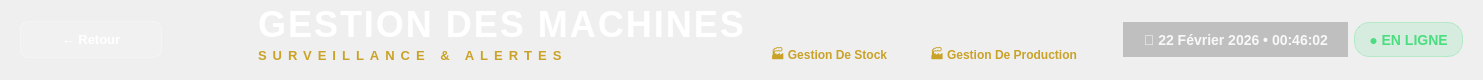
          <widget class="QWidget" name="headerWidget" native="true">
            <property name="minimumSize">
              <size>
                <width>0</width>
                <height>80</height>
              </size>
            </property>
            <property name="maximumSize">
              <size>
                <width>16777215</width>
                <height>80</height>
              </size>
            </property>
            <property name="styleSheet">
              <string notr="true">QWidget#headerWidget {
    background: qlineargradient(x1:0, y1:0, x2:1, y2:0,
        stop:0 #1B4332, stop:0.5 #234E3E, stop:1 #1B4332);
    border-bottom: 4px solid #C9A227;
}</string>
            </property>
            <layout class="QHBoxLayout" name="headerLayout">
              <property name="leftMargin">
                <number>20</number>
              </property>
              <property name="topMargin">
                <number>10</number>
              </property>
              <property name="rightMargin">
                <number>20</number>
              </property>
              <property name="bottomMargin">
                <number>10</number>
              </property>
              <item>
                <widget class="QPushButton" name="btnBackToMenu_machine">
                  <property name="styleSheet">
                    <string notr="true">QPushButton {
    background-color: rgba(255, 255, 255, 0.15);
    color: white;
    font-size: 13px;
    font-weight: 600;
    padding: 10px 20px;
    border-radius: 8px;
    border: 1px solid rgba(255, 255, 255, 0.3);
    min-width: 100px;
}
QPushButton:hover {
    background-color: rgba(255, 255, 255, 0.25);
    border: 1px solid rgba(255, 255, 255, 0.5);
}
QPushButton:pressed {
    background-color: rgba(255, 255, 255, 0.1);
}</string>
                  </property>
                  <property name="text">
                    <string>← Retour</string>
                  </property>
                </widget>
              </item>
              <item>
                <widget class="QLabel" name="lblLogo_machine">
                  <property name="minimumSize">
                    <size>
                      <width>84</width>
                      <height>50</height>
                    </size>
                  </property>
                  <property name="maximumSize">
                    <size>
                      <width>84</width>
                      <height>50</height>
                    </size>
                  </property>
                  <property name="text">
                    <string />
                  </property>
                  <property name="pixmap">
                    <pixmap resource="resources.qrc">:/assets/logo.png</pixmap>
                  </property>
                  <property name="scaledContents">
                    <bool>false</bool>
                  </property>
                  <property name="alignment">
                    <set>Qt::AlignCenter</set>
                  </property>
                </widget>
              </item>
              <item>
                <layout class="QVBoxLayout" name="titleLayout">
                  <property name="spacing">
                    <number>2</number>
                  </property>
                  <item>
                    <widget class="QLabel" name="lblAppTitle_machine">
                      <property name="styleSheet">
                        <string notr="true">color: white; font-size: 36px; font-weight: 800; font-family: 'Segoe UI', 'Arial Black', sans-serif; letter-spacing: 2px;</string>
                      </property>
                      <property name="text">
                        <string>GESTION DES MACHINES</string>
                      </property>
                    </widget>
                  </item>
                  <item>
                    <layout class="QHBoxLayout" name="subtitleLayout">
                      <item>
                        <widget class="QLabel" name="lblAppSubtitle">
                          <property name="styleSheet">
                            <string notr="true">color: #C9A227; font-size: 13px; font-weight: 600; font-family: 'Segoe UI', Arial, sans-serif; letter-spacing: 6px;</string>
                          </property>
                          <property name="text">
                            <string>SURVEILLANCE &amp; ALERTES</string>
                          </property>
                        </widget>
                      </item>
                      <item>
                        <spacer name="subtitleSpacer">
                          <property name="orientation">
                            <enum>Qt::Orientation::Horizontal</enum>
                          </property>
                          <property name="sizeHint" stdset="0">
                            <size>
                              <width>200</width>
                              <height>20</height>
                            </size>
                          </property>
                        </spacer>
                      </item>
                      <item>
                        <widget class="QPushButton" name="btnGestionStock_machine">
                          <property name="minimumSize">
                            <size>
                              <width>118</width>
                              <height>30</height>
                            </size>
                          </property>
                          <property name="maximumSize">
                            <size>
                              <width>200</width>
                              <height>30</height>
                            </size>
                          </property>
                          <property name="styleSheet">
                            <string notr="true">QPushButton { background-color: transparent; color: #C9A227; font-weight: 600; border: none; font-size: 12px; font-family: 'Segoe UI', Arial, sans-serif; } QPushButton:hover { text-decoration: underline; }</string>
                          </property>
                          <property name="text">
                            <string>🏭 Gestion De Stock</string>
                          </property>
                        </widget>
                      </item>
                      <item>
                        <spacer name="buttonsSpacer">
                          <property name="orientation">
                            <enum>Qt::Orientation::Horizontal</enum>
                          </property>
                          <property name="sizeHint" stdset="0">
                            <size>
                              <width>40</width>
                              <height>20</height>
                            </size>
                          </property>
                        </spacer>
                      </item>
                      <item>
                        <widget class="QPushButton" name="btnGestionProduction_machine">
                          <property name="minimumSize">
                            <size>
                              <width>118</width>
                              <height>30</height>
                            </size>
                          </property>
                          <property name="maximumSize">
                            <size>
                              <width>220</width>
                              <height>30</height>
                            </size>
                          </property>
                          <property name="styleSheet">
                            <string notr="true">QPushButton { background-color: transparent; color: #C9A227; font-weight: 600; border: none; font-size: 12px; font-family: 'Segoe UI', Arial, sans-serif; } QPushButton:hover { text-decoration: underline; }</string>
                          </property>
                          <property name="text">
                            <string>🏭 Gestion De Production</string>
                          </property>
                        </widget>
                      </item>
                    </layout>
                  </item>
                </layout>
              </item>
              <item>
                <spacer name="headerSpacer">
                  <property name="orientation">
                    <enum>Qt::Orientation::Horizontal</enum>
                  </property>
                  <property name="sizeHint" stdset="0">
                    <size>
                      <width>40</width>
                      <height>20</height>
                    </size>
                  </property>
                </spacer>
              </item>
              <item>
                <widget class="QLabel" name="lblDateTime_machine">
                  <property name="maximumSize">
                    <size>
                      <width>350</width>
                      <height>35</height>
                    </size>
                  </property>
                  <property name="styleSheet">
                    <string notr="true">color: rgba(255, 255, 255, 0.9); font-size: 14px; font-weight: 500; font-family: 'Segoe UI', Arial, sans-serif; padding: 8px 16px; background-color: rgba(0, 0, 0, 0.2); border-radius: 20px;</string>
                  </property>
                  <property name="text">
                    <string>📅 22 Février 2026 • 00:46:02</string>
                  </property>
                  <property name="alignment">
                    <set>Qt::AlignmentFlag::AlignRight|Qt::AlignmentFlag::AlignTrailing|Qt::AlignmentFlag::AlignVCenter</set>
                  </property>
                </widget>
              </item>
              <item>
                <widget class="QLabel" name="lblOnlineStatus_machine">
                  <property name="maximumSize">
                    <size>
                      <width>130</width>
                      <height>35</height>
                    </size>
                  </property>
                  <property name="styleSheet">
                    <string notr="true">color: #4ADE80; font-weight: bold; font-size: 14px; padding: 6px 14px; background-color: rgba(74, 222, 128, 0.15); border-radius: 15px; border: 1px solid rgba(74, 222, 128, 0.3);</string>
                  </property>
                  <property name="text">
                    <string>● EN LIGNE</string>
                  </property>
                  <property name="alignment">
                    <set>Qt::AlignmentFlag::AlignCenter</set>
                  </property>
                </widget>
              </item>
            </layout>
          </widget>
